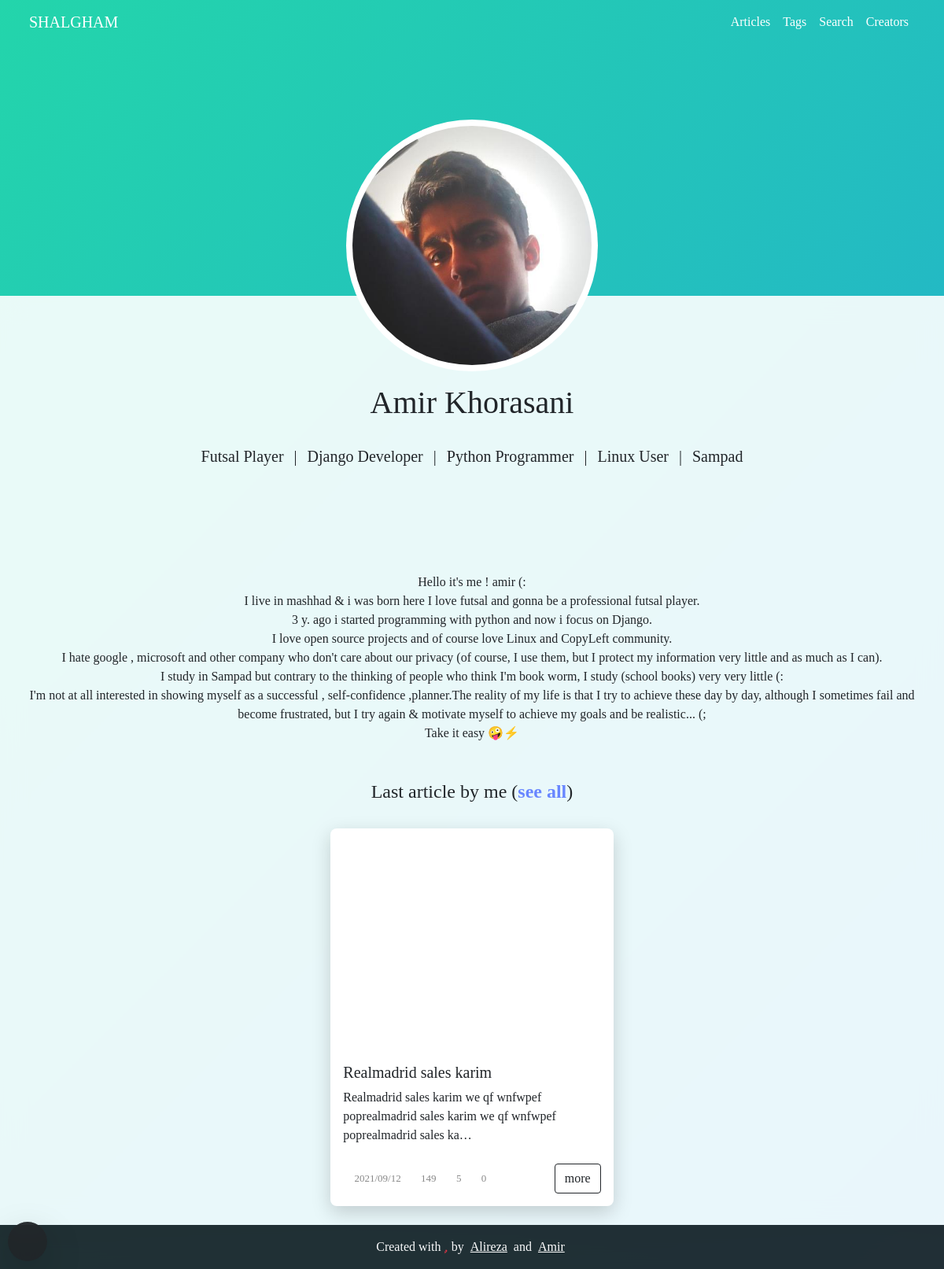
Page /amir on the earlier database version.
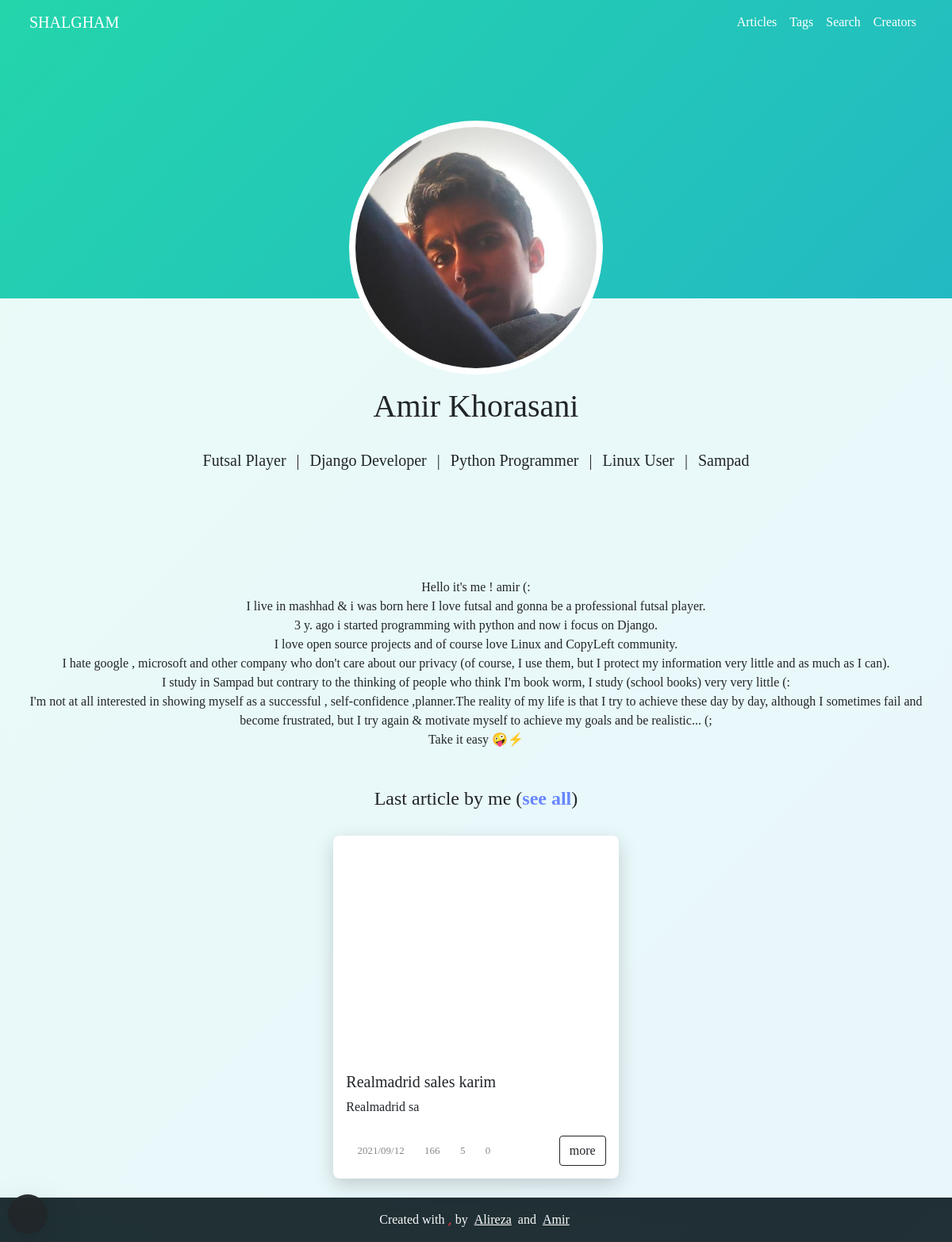
Same page on the later database version.
### blog/models.py (models this page shows, shortened)
class User(AbstractUser):
    thumbnail     = models.ImageField(upload_to='creators',default='creators/default.png')
    telegram      = models.URLField(null=True,blank=True)
    instagram     = models.URLField(null=True,blank=True)
    github        = models.URLField(null=True,blank=True)
    user_page_url = models.CharField(max_length=200)
    desc          = RichTextField(null=True)
    skills        = models.CharField(max_length=500,null=True,help_text='pls separate the skills by 3')
    def get_skills(self):
        skills_list = self.skills.split('-')
        return skills_list
    def full_capital_name(self):
        if self.first_name and self.last_name:
            return f'{self.first_name.capitalize()} {self.last_name.capitalize()}'
        else:
            return self.username.capitalize()

class Article(models.Model):
    title_en   = models.CharField(max_length=200) # english title
    desc_en    = models.TextField() # english description for article in home
    body_en    = RichTextUploadingField() # english body
    slug       = models.SlugField(max_length=100,unique=True) # slug of the article
    short_slug = models.SlugField(editable=False) # auto created in auto_slug_article function
    views      = models.IntegerField(default=0) # number of views this article
    status     = models.BooleanField(default=True) # article status => true:publish , false:draft
    created    = models.DateTimeField(auto_now_add=True) # auto complete created time
    updated    = models.DateTimeField(auto_now=True) # auto compelete last update
    author     = models.ForeignKey(User,editable=False,null=True,on_delete=models.SET_NULL,related_name='articles') # auto delete article on delete author
    category   = models.ManyToManyField(Category,blank=True,related_name='articles') # article categories
    thumbnail  = models.ImageField(upload_to='articles') # article thumbnail in post card and main page
    readtime   = models.IntegerField(default=0) # suggested time for readnig the article
    class Meta:
        verbose_name_plural = 'Articles'
        ordering            = ['-created'] # for new to old sorting in admin panel
    objects = ArticleManager() # set managers for this class
    def simple_created(self):
        return self.created.strftime("%Y/%m/%d")
    simple_created.short_description = "created"

### blog/views.py (the view)
# urls.py: path('amir',AmirView),
def AmirView(request):
    context = {
        'data' : User.objects.get(username='amir')
    }
    return render(request,'creator.html',context=context)

### blog/models.py (called while the page is built)
	def active(self):
		return self.filter(status=True)

    def active(self):
        return self.filter(status=True)

### blog/templatetags/template_tags.py (called while the page is built)
@register.simple_tag
def site_setting(value):
    try:
        return contents.data_set[value]
    except:
        pass

### template/creator.html (shortened to what this page needs)
<!DOCTYPE html>
<html lang="en">
<head>
    <link rel="stylesheet" href="/static/blog/fontawesome-free-5.15.3-web/css/all.css">
    <link rel="stylesheet" href="/static/blog/css/bootstrap.css">
    <link rel="stylesheet" href="/static/blog/css/custom.css">
    <link rel="stylesheet" href="/static/blog/css/responsiv.css">
    <link rel="stylesheet" href="/static/blog/css/pages/profile.css">
</head>
<body>
    <header class="thumbnail">
        {% include 'partials/navbar.html' %}
    </header>
    <main class="pt-5">
        <div class="container">
            <div class="row gx-md-5">
                <div class="col-12">
                    <div id="profile-master" data-rellax-speed="3"
                        class="w-100 position-relative px-4 text-center rellax">
                        <img src="{{ data.thumbnail.url }}" class="rounded-pill p-2 bg-white" alt="">
                    </div>
                    <section class="py-3">
                        <h1 class="text-center pb-3">
                            {{ data.full_capital_name }}
                        </h1>
                        <h5 class="text-center font-weight-normal">
                            {% for skill in data.get_skills %}
                            {% if not forloop.last %}
                            <span class="p-2 d-inline-block">{{ skill|title }}</span> |
                            {% else %}
                            <span class="p-2 d-inline-block">{{ skill|title }}</span>
                            {% endif %}
                            {% endfor %}
                        </h5>
                        <div class="text-center icon-social-networks pt-5">
                            {% if data.telegram  %}
                            <a href="{{ data.telegram }}" class="px-2"><i
                                    class="fab fa-telegram-plane text-dark"></i></a>
                            {% endif %}
                            {% if data.instagram  %}
                            <a href="{{ data.instagram }}" class="px-2"><i class="fab fa-instagram text-dark"></i></a>
                            {% endif %}
                            {% if data.github  %}
                            <a href="{{ data.github }}" class="px-2"><i class="fab fa-github text-dark"></i></a>
                            {% endif %}
                        </div>
                        <p class="pt-4">
                            {{ data.desc|safe }}
                        </p>
                    </section>
                    {% if data.articles.active %}
                        <section>
                            <h4 class="text-center pt-3">
                                Last article by me (<a href="{% url 'blog:author-articles' data.username %}" class="text-info text-decoration-none fw-bold" >see all</a>)
                            </h4>
                            <div class="row justify-content-center g-0 gx-md-4">
                                {% for article in data.articles.active|slice:"0:1" %}
                                    <div class="col-11 col-sm-10 col-md-6 col-lg-4 col-xxl-3">
                                        <div class="card my-4 rounded overflow-hidden">
                                            <div class="row g-0 p-3">
                                                <div class="position-relative rounded overflow-hidden">
                                                    <div class="img-card img-card-creator h-100"
                                                        data-src="{{ article.thumbnail.url }}">
                                                    </div>
                                                </div>
                                            </div>
                                            <div class="p-3">
                                                <h5 class="">
                                                    {{ article.title_en|capfirst|truncatechars:50 }}
                                                </h5>
                                                <p class="mb-0">
                                                    {{ article.desc_en|capfirst|safe|truncatechars:100 }}
                                                </p>
                                                <div class="d-flex align-items-center justify-content-between flex-wrap">
                                                    <div class="icons-card pt-2 mt-3">
                                                        <div class="d-inline-flex w-auto align-items-center flex-wrap">
                                                            <i class="fas fa-calendar"></i>
                                                            <p class="m-0 ps-1 pe-2">{{ article.created|date:'Y/m/d' }}</p>
                                                        </div>
                                                        <div class="d-inline-flex w-auto align-items-center flex-wrap">
                                                            <i class="fas fa-eye"></i>
                                                            <p class="m-0 ps-1 pe-2">{{ article.views }}</p>
                                                        </div>
                                                        <div class="d-inline-flex w-auto align-items-center flex-wrap">
                                                            <i class="fas fa-clock"></i>
                                                            <p class="m-0 ps-1 pe-2">{{ article.readtime }}</p>
                                                        </div>
                                                        <div class="d-inline-flex w-auto align-items-center flex-wrap">
                                                            <i class="fas fa-comment"></i>
                                                            <p class="m-0 ps-1 pe-2">{{ article.comments.active|length }}</p>
                                                        </div>
                                                    </div>
                                                    <a href="{% url 'blog:article_slug' article.slug %}" class="btn btn-outline-dark ms-auto mt-4 w-auto">
                                                        more
                                                    </a>
                                                </div>
                                            </div>
                                        </div>
                                    </div>
                                {% endfor %}
                            </div>
                        </section>
                    {% endif %}
                </div>
            </div>
        </div>
    </main>
    {% include 'partials/footer.html' %}
</body>
</html>

### template/partials/navbar.html (shortened to what this page needs)
{% load template_tags %}
<nav id="navbar" class="navbar navbar-expand-sm navbar-light position-fixed w-100">
    <div class="container">
        <a class="navbar-brand nav-link me-4" href="/">{% site_setting 'header_h' %}</a>
        <div class="collapse navbar-collapse" id="navbarNav">
            <ul class="navbar-nav ms-auto">
                <li class="nav-item">
                    <a class="nav-link" href="/articles">Articles</a>
                </li>
                <li class="nav-item">
                    <a class="nav-link" href="/tags">Tags</a>
                </li>
                <li class="nav-item">
                    <a class="nav-link" href="/search">Search</a>
                </li>
                <li class="nav-item">
                    <a class="nav-link" href="#creators">Creators</a>
                </li>
            </ul>
        </div>
    </div>
</nav>

### template/partials/footer.html (shortened to what this page needs)
<footer class="text-center text-light bg-dark" style='cursor: default;'>
    <div class="text-center p-3">
        Created with
        <div class="position-relative d-inline-block w-auto h-auto" id="like_footer">
            <i class="far fa-heart"></i>
            <i class="fas fa-heart position-absolute"></i>
        </div>
        by
        <a class=" px-1" href="/alireza">Alireza</a> and
        <a class=" px-1" href="/amir">Amir</a>
    </div>
</footer>
<div class="btn-dark-mode bg-dark">
    <div class="btn text-white rounded-pill" onclick="toggleDarkMode()"><i name="moon" class="dark-mode-button fas fa-moon"></i></div>
</div>

### static/blog/css/custom.css (style rules this page uses)
* { font-family: FiraSans-E; word-wrap: break-word; }
.btn { font-family: FiraSans-M; }
body { width: 100%; background: no-repeat center; background-size: cover; background-attachment: fixed; }
main { background: rgba(255, 255, 255, 0.9); backdrop-filter: blur(15px) !important; -webkit-backdrop-filter: blur(15px) !important; -moz-backdrop-filter: blur(15px) !important; box-shadow: 0px 10px 11px 0px rgba(0, 0, 0, 0.075); }
h1 { font-family: FiraSans-MT; }
h4 { font-family: FiraSans-MT; }
h5 { font-family: FiraSans-MT; }
nav { top: 0; transition: top 0.3s, box-shadow 0.3s; background-color: rgba(221, 221, 221, 0); z-index: 9999; }
nav .navbar-nav .nav-link { position: relative; }
nav .navbar-nav .nav-link::after { position: absolute; bottom: 0; left: 0; margin: auto; background-color: #313131; color: transparent; width: 0%; content: ''; height: 3px; transition: all 0.5s; }
nav .navbar-brand { padding: 0 !important; }
.card { box-shadow: 0 0.5rem 1.5rem rgba(0, 0, 0, 0.175) !important; border: none; transition: all .3s; }
.card .icons-card { font-size: 13px; color: #888888; }
.card .img-card { min-height: 100px; background-size: cover !important; transition: all .3s; }
.card .img-card-creator { min-height: 250px !important; transition: all .3s; }
.card a { vertical-align: text-top !important; display: inline-block; }
.btn-dark-mode { position: fixed; bottom: 10px; left: 10px; display: flex; align-items: center; justify-content: center; width: 50px; z-index: 5555; height: 50px; border-radius: 100%; box-shadow: 0 1rem 3rem rgba(0, 0, 0, 0.175) !important; }
footer.bg-dark { background: rgba(33, 37, 41, 0.92) !important; backdrop-filter: blur(15px) !important; -webkit-backdrop-filter: blur(15px) !important; -moz-backdrop-filter: blur(15px) !important; box-shadow: 0px 10px 11px 0px rgba(0, 0, 0, 0.075); }
footer.text-light a { color: #fff !important; }
footer #like_footer i { color: #dc3545; }
footer #like_footer i:nth-child(2) { animation: likeFooter 2.5s infinite; top: 2.5px; left: 0; }
.bg-dark { background: rgba(33, 37, 41, 0.92) !important; backdrop-filter: blur(15px) !important; -webkit-backdrop-filter: blur(15px) !important; -moz-backdrop-filter: blur(15px) !important; box-shadow: 0px 10px 11px 0px rgba(0, 0, 0, 0.075); }
.font-weight-normal { font-family: FiraSans-M; font-style: normal !important; }

### static/blog/css/responsiv.css (style rules this page uses)
@media only screen and (min-width: 576px) { nav .navbar-brand { padding: 0 0.7em; } }
@media only screen and (min-width: 576px) { nav .nav-link::after { right: 0; } }

### static/blog/css/pages/profile.css (style rules this page uses)
body { width: 100%; background: linear-gradient(-45deg, #ee7752, #e73c7e, #23a6d5, #23d5ab); background-size: 400% 400%; animation: gradient 15s ease infinite; height: 100vh; }
header { height: 47vh; width: 100%; }
header #navbar a { color: #fff; }
main #profile-master { margin-top: -17rem; }
main #profile-master img { width: 100%; max-width: 20rem; }
main .icon-social-networks a i { font-size: 30px !important; }

Differences in the rows shown:
changed Article "Realmadrid sales karim": desc_en "Realmadrid sales karim we qf wnfwpef poprealmadrid sales karim we qf wnfwpef poprealmadrid sales ka…" → "Realmadrid sa"; views "149" → "166"
